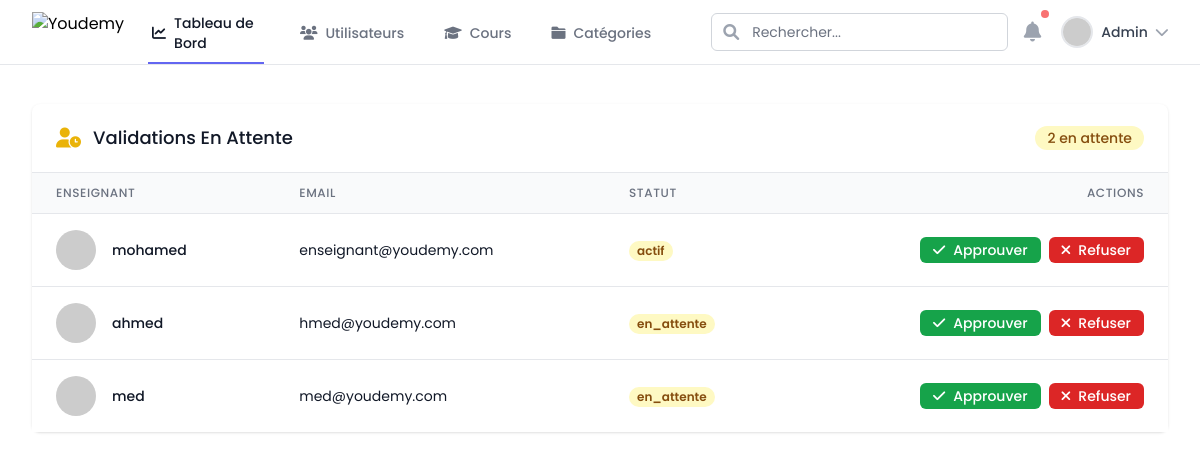
The app's page /views/admin/allEnseignement.php (signed in), older data.
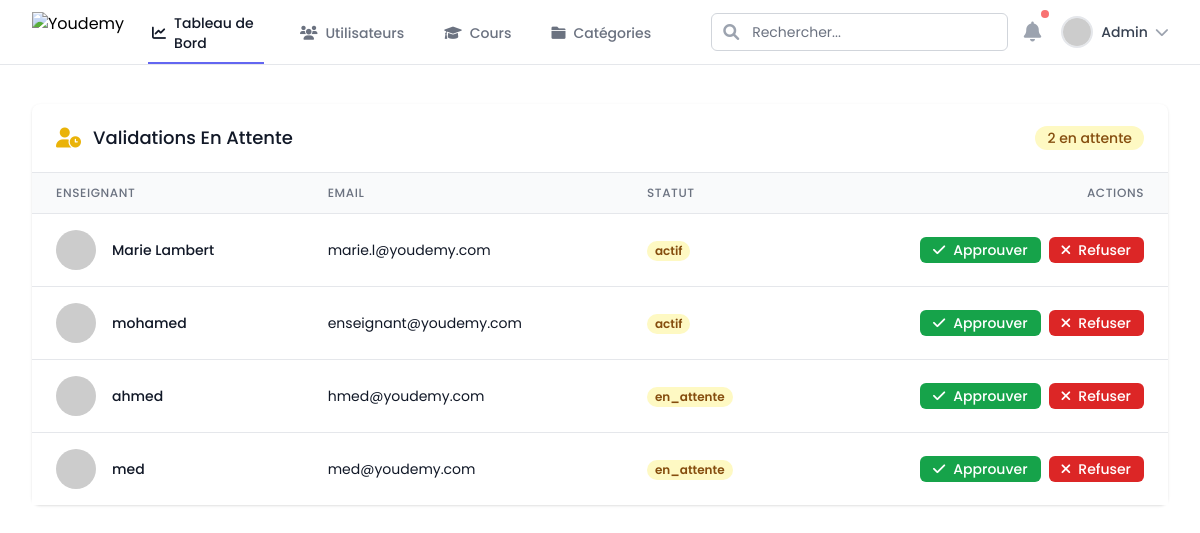
The same page, newer data.
### tables this page shows
CREATE TABLE utilisateurs (
    id INT PRIMARY KEY AUTO_INCREMENT,
    nom VARCHAR(100) NOT NULL,
    email VARCHAR(100) NOT NULL UNIQUE,
    password VARCHAR(255) NOT NULL,
    role ENUM('admin', 'enseignant', 'etudiant') NOT NULL,
    status ENUM('actif', 'inactif', 'en_attente') NOT NULL DEFAULT 'en_attente'
);

### models/Admin.php (called while the page is built, shortened)
<?php
class Admin extends User
{
    public function getAllUsers()
    {
        try {
            $db = Database::getInstance();
            $conn = $db->getConnection();
            $stmt = $conn->prepare("
                SELECT * FROM utilisateurs
                WHERE NOT (role = 'enseignant' AND status = 'inactif')
                ORDER BY FIELD(role, 'admin', 'enseignant', 'etudiant'),
                         FIELD(status, 'actif', 'en_attente', 'inactif'),
                         nom
            ");
            $stmt->execute();
            return $stmt->fetchAll(PDO::FETCH_ASSOC);
        } catch (PDOException $e) {
            return ['error' => 'Erreur lors de la récupération des utilisateurs: ' . $e->getMessage()];
        }
    }
}

### views/admin/allEnseignement.php (the view, shortened to what this page needs)
<?php
require_once __DIR__ . '/../../models/Admin.php';
  $admin = new Admin(
    $_SESSION['user']['nom'],
    $_SESSION['user']['email'],
    '',
    'admin',
    'actif'
  );
  $allUsers = $admin->getAllUsers();
  $pendingTeachers = count(array_filter($allUsers, function ($user) {
    return $user['role'] === 'enseignant' && $user['status'] === 'en_attente';
  }));
  $pendingValidations = array_filter($allUsers, function ($user) {
    return $user['role'] === 'enseignant'   ;
  });
  ?>
  <!DOCTYPE html>
  <html lang="en">
  <head>
  <script src="https://cdn.tailwindcss.com"></script>
  <link rel="stylesheet" href="https://cdnjs.cloudflare.com/ajax/libs/font-awesome/6.0.0/css/all.min.css">
<body class="h-full">
  <div class="min-h-full">
    <nav class="bg-white border-b border-gray-200 fixed w-full z-30 top-0">
      <div class="max-w-7xl mx-auto px-4 sm:px-6 lg:px-8">
        <div class="flex justify-between h-16">
          <div class="flex">
            <div class="flex-shrink-0 flex items-center">
              <img class="h-10 w-auto" src="/path/to/your/logo.png" alt="Youdemy">
            </div>
            <div class="hidden sm:ml-6 sm:flex sm:space-x-8">
              <a href="dashboard.php" class="border-indigo-500 text-gray-900 inline-flex items-center px-1 pt-1 border-b-2 text-sm font-medium">
                <i class="fas fa-chart-line mr-2"></i>
                Tableau de Bord
              </a>
              <a href="#" class="border-transparent text-gray-500 hover:border-gray-300 hover:text-gray-700 inline-flex items-center px-1 pt-1 border-b-2 text-sm font-medium transition-colors duration-200">
                <i class="fas fa-users mr-2"></i>
                Utilisateurs
              </a>
              <a href="#" class="border-transparent text-gray-500 hover:border-gray-300 hover:text-gray-700 inline-flex items-center px-1 pt-1 border-b-2 text-sm font-medium transition-colors duration-200">
                <i class="fas fa-graduation-cap mr-2"></i>
                Cours
              </a>
              <a href="#" class="border-transparent text-gray-500 hover:border-gray-300 hover:text-gray-700 inline-flex items-center px-1 pt-1 border-b-2 text-sm font-medium transition-colors duration-200">
                <i class="fas fa-folder mr-2"></i>
                Catégories
              </a>
            </div>
          </div>
          <div class="hidden sm:ml-6 sm:flex sm:items-center">
            <div class="flex-1 flex justify-center px-2 lg:ml-6 lg:justify-end">
              <div class="max-w-lg w-full lg:max-w-xs">
                <div class="relative">
                  <div class="absolute inset-y-0 left-0 pl-3 flex items-center pointer-events-none">
                  </div>
                  <input id="search" name="search" class="block w-full pl-10 pr-3 py-2 border border-gray-300 rounded-md leading-5 bg-white placeholder-gray-500 focus:outline-none focus:placeholder-gray-400 focus:ring-1 focus:ring-indigo-500 focus:border-indigo-500 sm:text-sm" placeholder="Rechercher..." type="search">
                </div>
              </div>
            </div>
            <button class="bg-white p-2 rounded-full text-gray-400 hover:text-gray-500 focus:outline-none focus:ring-2 focus:ring-offset-2 focus:ring-indigo-500 relative">
              <i class="fas fa-bell text-xl"></i>
              <span class="absolute top-0 right-0 block h-2 w-2 rounded-full ring-2 ring-white bg-red-400"></span>
            </button>
            <div class="ml-3 relative">
              <div class="flex items-center">
                <button type="button" class="bg-white flex text-sm rounded-full focus:outline-none focus:ring-2 focus:ring-offset-2 focus:ring-indigo-500 items-center" id="user-menu-button" aria-expanded="false" aria-haspopup="true" onclick="toggleProfileDropdown()">
                  <img class="h-8 w-8 rounded-full object-cover border-2 border-gray-200" src="https://ui-avatars.com/api/?name=<?php echo urlencode($_SESSION['user']['nom']); ?>&background=random" alt="">
                  <span class="ml-2 text-gray-700 font-medium"><?php echo htmlspecialchars($_SESSION['user']['nom']); ?></span>
                  <i class="fas fa-chevron-down ml-2 text-gray-400"></i>
                </button>
              </div>
            </div>
          </div>
        </div>
      </div>
    </nav>
    <main class="max-w-7xl mt-12 mx-auto py-6 sm:px-6 lg:px-8">
      <div class="mt-8">
        <div class="bg-white shadow rounded-lg">
          <div class="px-4 py-5 sm:px-6 flex justify-between items-center">
            <div class="flex items-center">
              <i class="fas fa-user-clock text-yellow-500 text-xl mr-3"></i>
              <h3 class="text-lg leading-6 font-medium text-gray-900">Validations En Attente</h3>
            </div>
            <span class="inline-flex items-center px-3 py-0.5 rounded-full text-sm font-medium bg-yellow-100 text-yellow-800">
              <?php echo $pendingTeachers; ?>  en attente
            </span>
          </div>
          <div class="border-t border-gray-200">
            <div class="overflow-x-auto">
              <table class="min-w-full divide-y divide-gray-200">
                <thead class="bg-gray-50">
                  <tr>
                    <th class="px-6 py-3 text-left text-xs font-medium text-gray-500 uppercase tracking-wider">Enseignant</th>
                    <th class="px-6 py-3 text-left text-xs font-medium text-gray-500 uppercase tracking-wider">Email</th>
                    <th class="px-6 py-3 text-left text-xs font-medium text-gray-500 uppercase tracking-wider">Statut</th>
                    <th class="px-6 py-3 text-right text-xs font-medium text-gray-500 uppercase tracking-wider">Actions</th>
                  </tr>
                </thead>
                <tbody class="bg-white divide-y divide-gray-200">
                  <?php foreach ($pendingValidations as $teacher): ?>
                    <tr class="hover:bg-gray-50">
                      <td class="px-6 py-4 whitespace-nowrap">
                        <div class="flex items-center">
                          <img class="h-10 w-10 rounded-full object-cover"
                            src="https://ui-avatars.com/api/?name=<?php echo urlencode($teacher['nom']); ?>&background=random"
                            alt="<?php echo htmlspecialchars($teacher['nom']); ?>">
                          <div class="ml-4">
                            <div class="text-sm font-medium text-gray-900">
                              <?php echo htmlspecialchars($teacher['nom']); ?>
                            </div>
                          </div>
                        </div>
                      </td>
                      <td class="px-6 py-4 whitespace-nowrap">
                        <div class="text-sm text-gray-900"><?php echo htmlspecialchars($teacher['email']); ?></div>
                      </td>
                      <td class="px-6 py-4 whitespace-nowrap">
                        <span class="px-2 inline-flex text-xs leading-5 font-semibold rounded-full bg-yellow-100 text-yellow-800">
                        <?php echo $teacher['status']; ?>
                        </span>
                      </td>
                      <td class="px-6 py-4 whitespace-nowrap text-right text-sm font-medium">
                        <form method="POST" action="validate_teacher.php" class="inline-flex space-x-2">
                          <button type="submit" name="action" value="approve"
                            class="inline-flex items-center px-3 py-1 border border-transparent text-sm leading-4 font-medium rounded-md text-white bg-green-600 hover:bg-green-700 focus:outline-none focus:ring-2 focus:ring-offset-2 focus:ring-green-500">
                            <i class="fas fa-check mr-2"></i>
                            Approuver
                          </button>
                          <button type="submit" name="action" value="reject"
                            class="inline-flex items-center px-3 py-1 border border-transparent text-sm leading-4 font-medium rounded-md text-white bg-red-600 hover:bg-red-700 focus:outline-none focus:ring-2 focus:ring-offset-2 focus:ring-red-500">
                            <i  class="fas fa-times mr-2"></i>
                            Refuser
                          </button>
                        </form>
                      </td>
                    </tr>
                  <?php endforeach; ?>
                </tbody>
              </table>
            </div>
          </div>
        </div>
      </div>
</body>
  </html>

### views/admin/allEnseignement.php (style rules this page uses)
body { font-family: 'Poppins', sans-serif; }

Row changes from the older to the newer data that the page shows:
now on this page (row edited): utilisateurs: nom "Marie Lambert", email "marie.l@youdemy.com", status "actif"
